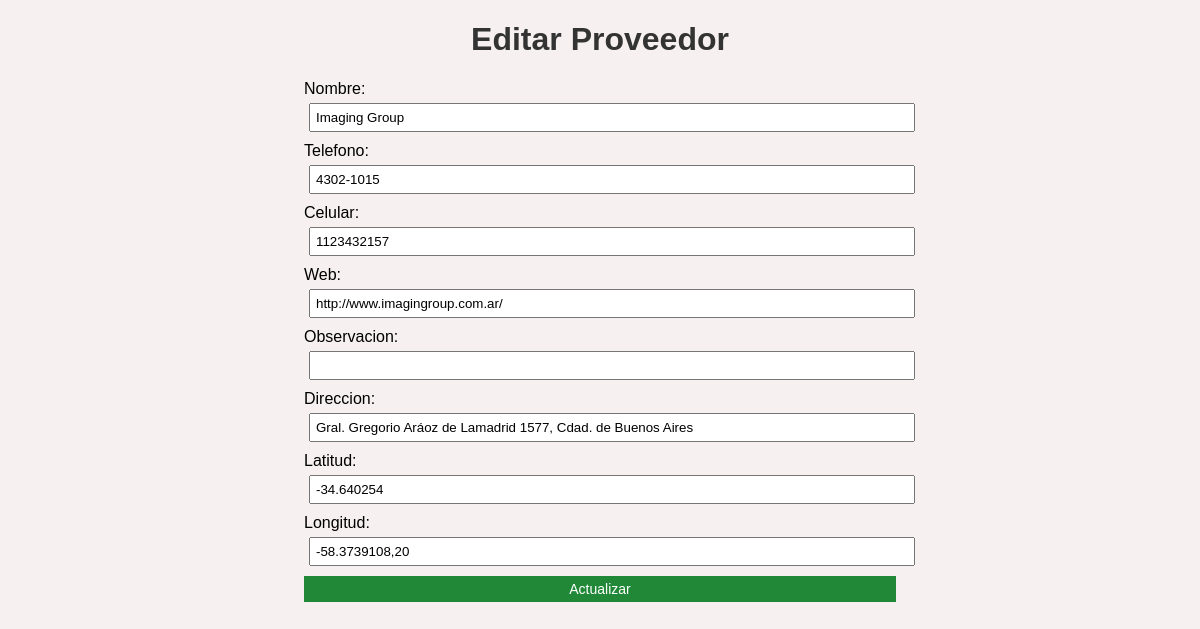
The app's page /editar_proveedor/1 (signed in) with its own data.
### models.py (models this page shows)
class Proveedor(db.Model):
    id = db.Column(db.Integer, primary_key=True, autoincrement=True)
    nombre = db.Column(db.String(30), nullable=False)
    telefono = db.Column(db.String(30), nullable=False)
    celular = db.Column(db.String(30), nullable=False)
    pagina = db.Column(db.String(50), nullable=False)
    observacion = db.Column(db.String(100), nullable=False)
    latitud = db.Column(db.String(30), nullable=True)
    longitud = db.Column(db.String(30), nullable=True)
    direccion = db.Column(db.String(50), nullable=False)

### routes/proveedores.py (the view)
@proveedores_bp.route('/editar_proveedor/<int:id>', methods=['GET'])
@login_required
def editar_proveedor(id):
    proveedor = Proveedor.query.get(id)
    return render_template('/editar_proveedor.html', proveedor=proveedor)

### app2.py (called while the page is built)
@login_manager.user_loader
def load_user(user_id):
    return User.query.get(int(user_id))

### templates/editar_proveedor.html (shortened to what this page needs)
<!DOCTYPE html>
<html lang="es">
<head>
    <link rel="stylesheet" type="text/css" href="{{ url_for('static', filename='styles.css') }}">
</head>
<body>
    <h1>Editar Proveedor</h1>
    <form class="form-alineado" action="/actualizar_proveedor/{{ proveedor.id }}" method="post">
        <label for="nombre">Nombre:</label>
        <input type="text" name="nombre" value="{{ proveedor.nombre }}" required>
        <label for="telefono">Telefono:</label>
        <input type="text" id="telefono" name="telefono" value="{{ proveedor.telefono }}" required>
        <label for="celular">Celular:</label>
        <input type="text" id="celular" name="celular" value="{{ proveedor.celular }}" required>
        <label for="pagina">Web:</label>
        <input type="text" name="pagina" value="{{ proveedor.pagina }}" required>
        <label for="observacion">Observacion:</label>
        <input type="text" name="observacion" value="{{ proveedor.observacion }}">
        <label for="direccion">Direccion:</label>
        <input type="text" name="direccion" value="{{ proveedor.direccion }}">
        <label for="latitud">Latitud:</label>
        <input type="text" name="latitud" value="{{ proveedor.latitud }}">
        <label for="longitud">Longitud:</label>
        <input type="text" name="longitud" value="{{ proveedor.longitud }}">
        <button type="submit">Actualizar</button>
    </form>
</body>
</html>

### static/styles.css (style rules this page uses)
body { font-family: Arial, sans-serif; background-color: #f7f0f0; text-align: center; max-width: 100%; overflow-x: hidden; }
h1 { color: #333; }
button { background: #218838; font-size: 14px; color: white; border: none; padding: 5px 10px; cursor: pointer; }
form { margin-bottom: 20px; }
input, select { padding: 5px; margin: 5px; }
.form-alineado { text-align: left; margin: 0 auto; width: 50%; }
.form-alineado input, .form-alineado select, .form-alineado button { display: block; width: 100%; margin-bottom: 10px; }

### records on screen
Proveedor: nombre "Imaging Group", telefono "4302-1015", celular "1123432157", pagina "http://www.imagingroup.com.ar/", direccion "Gral. Gregorio Aráoz de Lamadrid 1577, Cdad. de Buenos Aires", latitud "-34.640254", longitud "-58.3739108,20"
